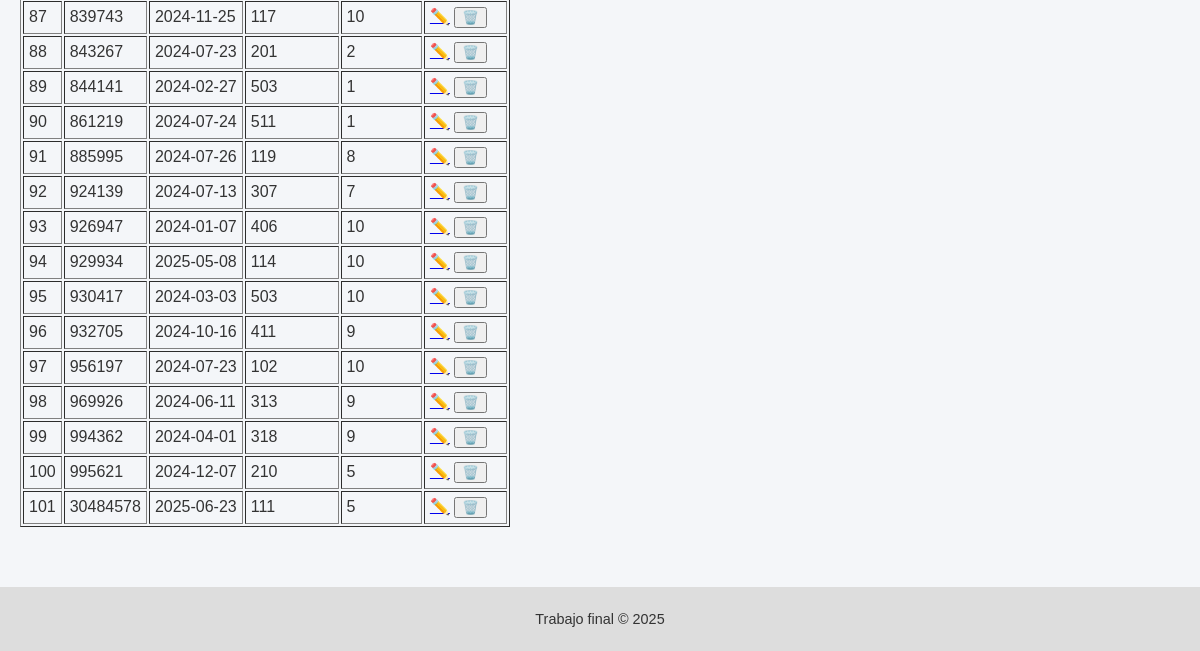
Before: /reservas (lower part) with the older database file.
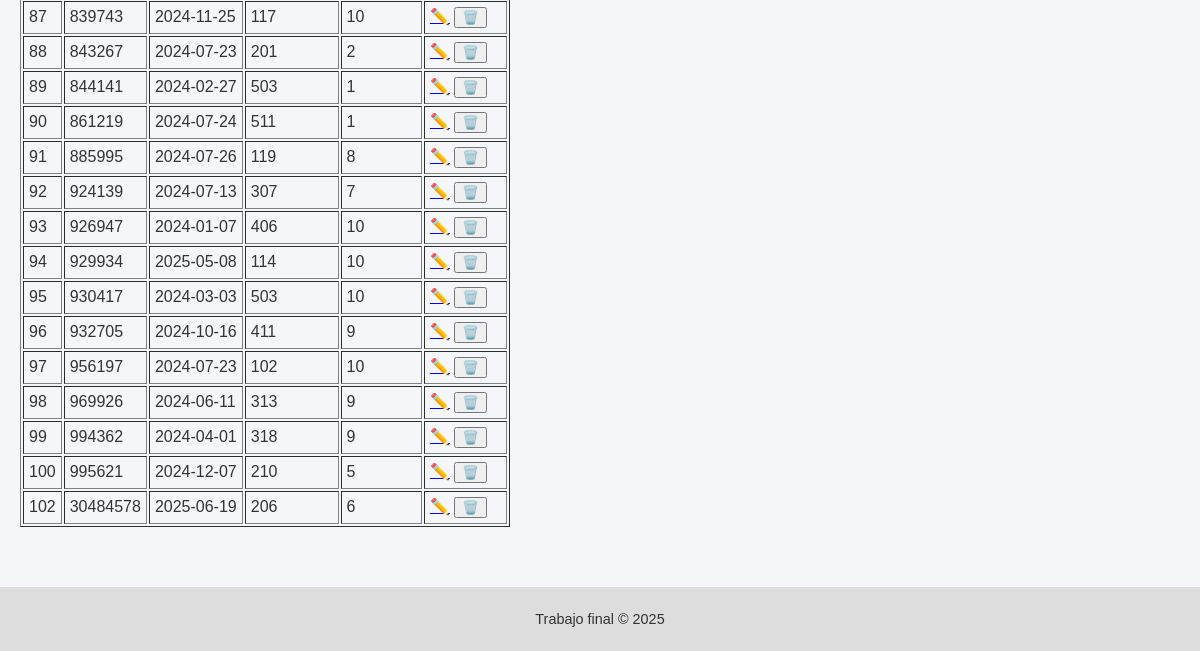
After: the same page with the newer database file.
### app/models.py (models this page shows)
class Reserva(db.Model):
    __tablename__ = 'reservas'
    id = db.Column(db.Integer, primary_key=True)
    cliente_id = db.Column(db.Integer, nullable=False)
    fecha = db.Column(db.String(10), nullable=False)
    habitacion = db.Column(db.Integer, nullable=False)
    duracion = db.Column(db.Integer, nullable=False)

### app/routes/crud.py (the view, shortened to what this page needs)
@bp.route('/reservas', methods=['GET', 'POST'])
def reservas():
    filtro_id = request.args.get('cliente_id')
    if filtro_id:
        reservas = Reserva.query.filter_by(cliente_id=filtro_id).all()
    else:
        reservas = Reserva.query.all()
    return render_template('reservas.html', reservas=reservas)

### app/templates/reservas.html (shortened to what this page needs)
{% extends 'base.html' %}
{% block content %}
<table border="1" cellpadding="5">
    <tbody>
        {% for r in reservas %}
        <tr>
            <td>{{ r.id }}</td>
            <td>{{ r.cliente_id }}</td>
            <td>{{ r.fecha }}</td>
            <td>{{ r.habitacion }}</td>
            <td>{{ r.duracion }}</td>
            <td>
                <a href="{{ url_for('crud.editar_reserva', id=r.id) }}">✏️</a>
                <form method="post" action="{{ url_for('crud.borrar_reserva', id=r.id) }}" style="display:inline;">
                    <button type="submit" onclick="return confirm('¿Borrar esta reserva?')">🗑️</button>
                </form>
            </td>
        </tr>
        {% endfor %}
    </tbody>
</table>
{% endblock %}

### app/templates/base.html (shortened to what this page needs)
<!DOCTYPE html>
<html lang="es">
<head>
    <link rel="stylesheet" href="{{ url_for('static', filename='css/main.css') }}">
</head>
<body>
    <main>
        {% block content %}{% endblock %}
    </main>
    <footer>
        <p>Trabajo final &copy; 2025</p>
    </footer>
</body>
</html>

### app/static/css/main.css (style rules this page uses)
body { font-family: Arial, sans-serif; margin: 0; padding: 0; background-color: #f4f6f9; color: #333; }
main { padding: 20px; }
footer { background-color: #ddd; text-align: center; padding: 10px; font-size: 0.9em; margin-top: 40px; }

Changed rows visible on the page:
removed Reserva: id "101", cliente_id "30484578", fecha "2025-06-23", habitacion "111", duracion "5"
added Reserva: id "102", cliente_id "30484578", fecha "2025-06-19", habitacion "206", duracion "6"
